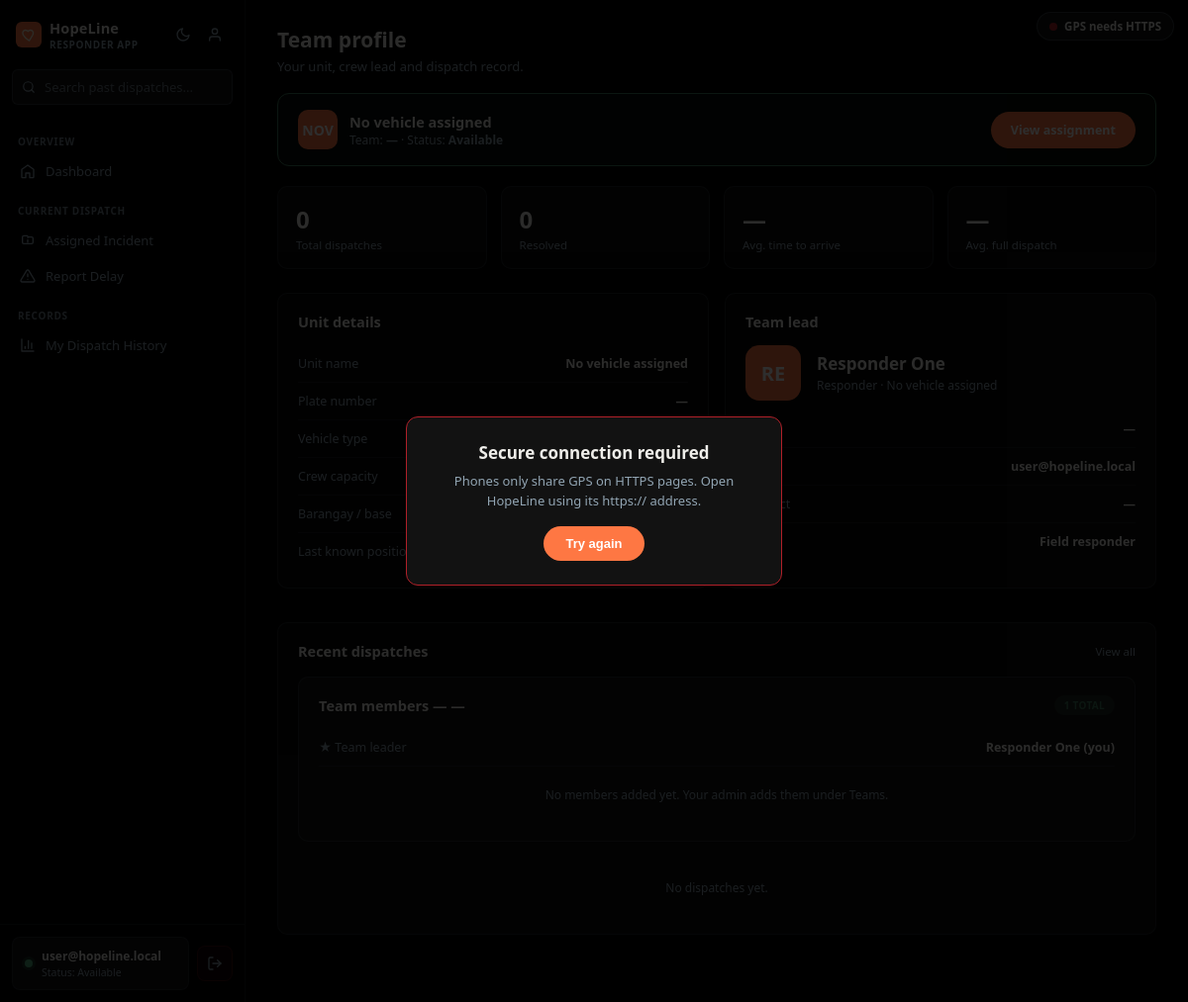
The app's page /app/responder/profile.php (signed in), older data.
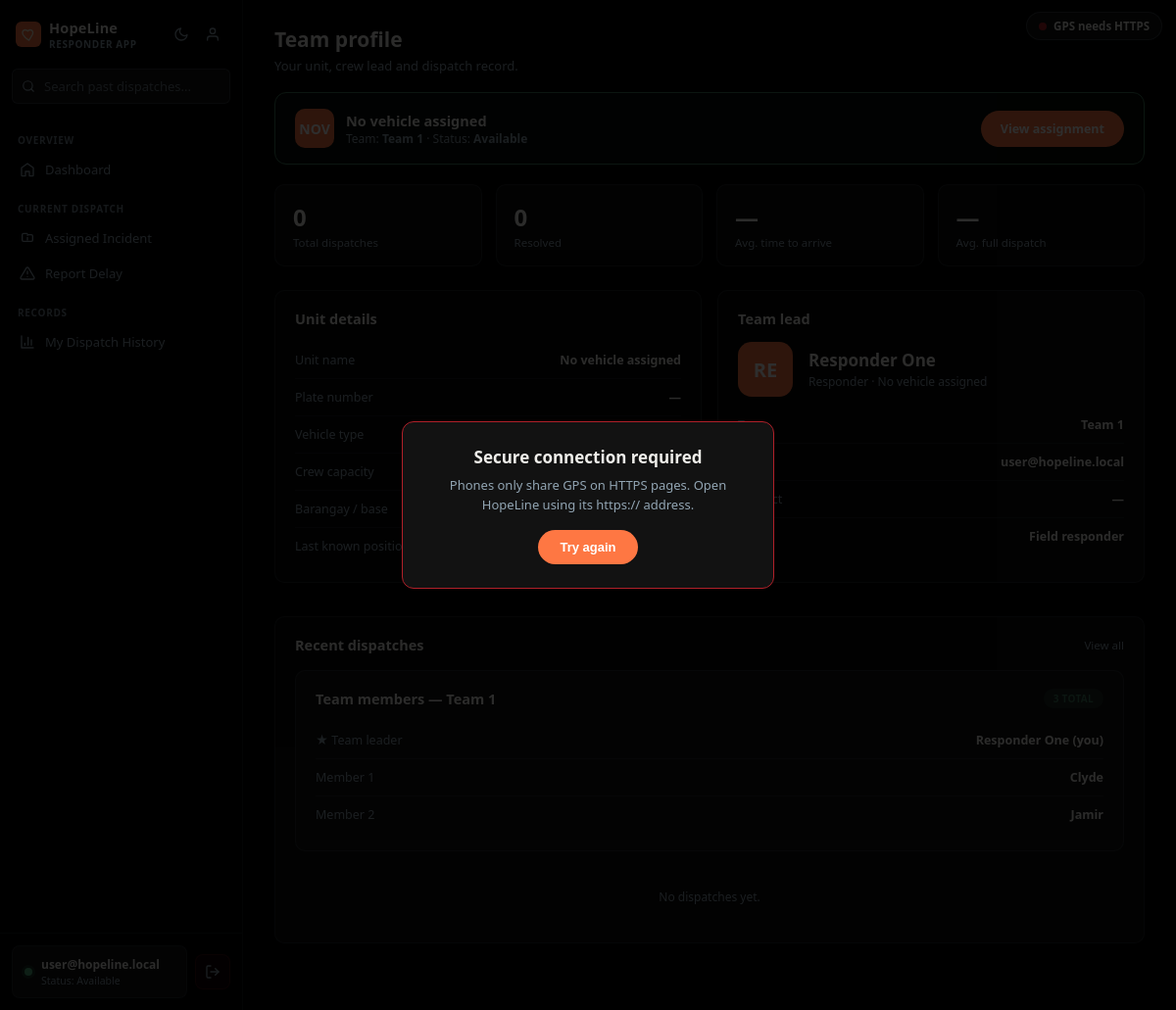
The same page, newer data.
### tables this page shows
CREATE TABLE IF NOT EXISTS teams (
  id          INT(11)      NOT NULL AUTO_INCREMENT,
  name        VARCHAR(100) NOT NULL,
  description VARCHAR(255) DEFAULT NULL,
  archived_at DATETIME     DEFAULT NULL,
  created_at  DATETIME     DEFAULT CURRENT_TIMESTAMP,
  leader_id   INT(11)      DEFAULT NULL,
  PRIMARY KEY (id),
  KEY idx_teams_leader (leader_id),
  CONSTRAINT fk_teams_leader FOREIGN KEY (leader_id)
    REFERENCES users (id) ON DELETE SET NULL ON UPDATE RESTRICT
);

### assets/layouts/responder/responder_sidebar.php (called while the page is built, shortened)
<?php
require_once __DIR__ . '/../sidebar_shell.php';
$unitStatus     = $unitStatus ?? 'Available';
?>

### app/responder/profile.php (the view, shortened to what the changed rows need)
<?php
require_once __DIR__ . '/../../config/config.php';
function hle($s) { return htmlspecialchars((string)$s, ENT_QUOTES, 'UTF-8'); }
function pick($row, array $keys, $default = '—') {
    foreach ($keys as $k) {
        if (isset($row[$k]) && trim((string)$row[$k]) !== '') return $row[$k];
    }
    return $default;
}
$me = $pdo->prepare("SELECT team_id FROM users WHERE id = ?");
$me->execute([$_SESSION['user_id']]);
$myTeamId = (int)$me->fetchColumn();
$unitStmt = $pdo->prepare("
    SELECT u.* FROM ptv_units u
    JOIN dispatch d ON d.unit_id = u.id AND d.team_id = ? AND d.status IN ('assigned','en_route','on_site','returning')
    ORDER BY d.dispatched_at DESC, d.id DESC LIMIT 1");
$unitStmt->execute([$myTeamId]);
$unit = $unitStmt->fetch(PDO::FETCH_ASSOC);
if (!$unit) $unit = ['id' => 0, 'unit_name' => 'No vehicle assigned', 'status' => 'Available'];
$userStmt = $pdo->prepare("SELECT * FROM users WHERE id = ? LIMIT 1");
$userStmt->execute([$_SESSION['user_id']]);
$member = $userStmt->fetch(PDO::FETCH_ASSOC);
$unitStatus = $unit['status'] ?? 'Available';
$stats = ['total' => 0, 'resolved' => 0, 'avg_response' => null, 'avg_duration' => null];
$recent = [];
$tm = $pdo->prepare("
    SELECT t.id, t.name, t.description
    FROM teams t JOIN users u ON u.team_id = t.id
    WHERE u.id = ? AND t.archived_at IS NULL
");
$tm->execute([$_SESSION['user_id']]);
$team = $tm->fetch(PDO::FETCH_ASSOC);
$teamName = $team['name'] ?? '—';
$teamMembers = [];
if ($team) {
    $mm = $pdo->prepare("SELECT name FROM team_members WHERE team_id = ? ORDER BY name");
    $mm->execute([$team['id']]);
    $teamMembers = $mm->fetchAll(PDO::FETCH_COLUMN);
}
if ($myTeamId) {
    $sStmt = $pdo->prepare("
        SELECT COUNT(DISTINCT clip_report_id) AS total,
               COUNT(DISTINCT CASE WHEN status = 'resolved' THEN clip_report_id END) AS resolved,
               AVG(CASE WHEN arrived_at IS NOT NULL THEN TIMESTAMPDIFF(MINUTE, dispatched_at, arrived_at) END) AS avg_response,
               AVG(CASE WHEN returned_at IS NOT NULL THEN TIMESTAMPDIFF(MINUTE, dispatched_at, returned_at) END) AS avg_duration
        FROM dispatch WHERE team_id = ?
    ");
    $sStmt->execute([$myTeamId]);
    $stats = $sStmt->fetch(PDO::FETCH_ASSOC) ?: $stats;
    $rStmt = $pdo->prepare("
        SELECT d.id, d.status, d.dispatched_at, d.arrived_at, c.clip_ref, c.incident_type, c.barangay, c.severity
        FROM dispatch d
        JOIN clip_reports c ON c.id = d.clip_report_id
        WHERE d.team_id = ?
          AND d.id = (SELECT MAX(d2.id) FROM dispatch d2 WHERE d2.clip_report_id = d.clip_report_id AND d2.team_id = d.team_id)
        ORDER BY d.dispatched_at DESC, d.id DESC
        LIMIT 5
    ");
    $rStmt->execute([$myTeamId]);
    $recent = $rStmt->fetchAll(PDO::FETCH_ASSOC);
}
$unitName   = pick($unit, ['unit_name', 'name', 'unit_code', 'callsign'], 'PTV Unit #' . ($unit['id'] ?? ''));
$plate      = pick($unit, ['plate_number', 'plate_no', 'plate']);
$vehicle    = pick($unit, ['vehicle_type', 'vehicle', 'type', 'model']);
$capacity   = pick($unit, ['capacity', 'crew_size', 'seats']);
$station    = pick($unit, ['station', 'base', 'assigned_barangay', 'barangay'], 'LDRRMO Manolo Fortich');
$leadName   = pick($member, ['full_name', 'name', 'fullname'], '');
$leadEmail  = pick($member, ['email'], $_SESSION['email'] ?? '—');
$leadPhone  = pick($member, ['phone', 'contact', 'contact_number', 'mobile']);
$initials   = strtoupper(substr(preg_replace('/[^A-Za-z]/', '', $leadName), 0, 2)) ?: 'TL';
$statusClass = strtolower(str_replace(' ', '-', $unitStatus));
$hasPos = $unit && !empty($unit['current_lat']) && !empty($unit['current_lng']);
function mins($v) {
    if ($v === null || $v === '') return '—';
    $m = (int)round((float)$v);
    return $m < 60 ? $m . ' min' : floor($m / 60) . ' h ' . ($m % 60) . ' min';
}
?>
<!DOCTYPE html>
<html lang="en">
<head>
<link rel="stylesheet" href="<?php echo BASE_URL; ?>/assets/css/app.css">
</head>
<body>
<?php require_once __DIR__ . '/../../assets/layouts/responder/responder_sidebar.php'; ?>
<main class="main main-1100">
    <div class="page-head">
        <h1>Team profile</h1>
    </div>
<?php if (!$unit): ?>
    <div class="card">
        <div class="empty-state">
            <h2>No PTV unit linked to your account</h2>
            <p>Contact your LDRRMO admin to have a unit assigned to your profile.</p>
        </div>
    </div>
<?php else: ?>
    <div class="status-banner <?php echo hle($statusClass); ?>">
        <div class="left">
            <div class="tp-avatar" style="width:40px;height:40px;font-size:14px;border-radius:10px;"><?php echo hle(strtoupper(substr(preg_replace('/[^A-Za-z0-9]/', '', $unitName), 0, 3))); ?></div>
            <div>
                <div class="title"><?php echo hle($unitName); ?></div>
               <div class="sub">Team: <strong><?php echo hle($teamName); ?></strong> · Status: <strong><?php echo hle($unitStatus); ?></strong></div>
            </div>
        </div>
        <a class="btn-inline" href="<?php echo BASE_URL; ?>/app/responder/assignment.php">View assignment</a>
    </div>
    <div class="stats-grid">
        <div class="stat-card">
            <div class="stat-value"><?php echo (int)$stats['total']; ?></div>
            <div class="stat-label">Total dispatches</div>
        </div>
        <div class="stat-card">
            <div class="stat-value"><?php echo (int)$stats['resolved']; ?></div>
            <div class="stat-label">Resolved</div>
        </div>
        <div class="stat-card">
            <div class="stat-value"><?php echo hle(mins($stats['avg_response'])); ?></div>
            <div class="stat-label">Avg. time to arrive</div>
        </div>
        <div class="stat-card">
            <div class="stat-value"><?php echo hle(mins($stats['avg_duration'])); ?></div>
            <div class="stat-label">Avg. full dispatch</div>
        </div>
    </div>
    <div class="tp-grid">
        <div class="card">
            <div class="card-header"><h2>Unit details</h2></div>
            <div class="tp-row"><span class="k">Unit name</span><span class="v"><?php echo hle($unitName); ?></span></div>
            <div class="tp-row"><span class="k">Plate number</span><span class="v"><?php echo hle($plate); ?></span></div>
            <div class="tp-row"><span class="k">Vehicle type</span><span class="v"><?php echo hle($vehicle); ?></span></div>
            <div class="tp-row"><span class="k">Crew capacity</span><span class="v"><?php echo hle($capacity); ?></span></div>
           <div class="tp-row"><span class="k">Barangay / base</span><span class="v"><?php echo hle($station); ?></span></div>
            <div class="tp-row"><span class="k">Last known position</span>
                <span class="v"><?php echo $hasPos ? hle(round((float)$unit['current_lat'], 5) . ', ' . round((float)$unit['current_lng'], 5)) : '—'; ?></span>
            </div>
        </div>
        <div class="card">
            <div class="card-header"><h2>Team lead</h2></div>
            <div class="tp-hero" style="margin-bottom:10px;">
                <div class="tp-avatar"><?php echo hle($initials); ?></div>
                <div>
                    <h2><?php echo hle($leadName); ?></h2>
                    <p>Responder · <?php echo hle($unitName); ?></p>
                </div>
            </div>
            <div class="tp-row"><span class="k">Team</span><span class="v"><?php echo hle($teamName); ?></span></div>
            <div class="tp-row"><span class="k">Email</span><span class="v"><?php echo hle($leadEmail); ?></span></div>
            <div class="tp-row"><span class="k">Contact</span><span class="v"><?php echo hle($leadPhone); ?></span></div>
            <div class="tp-row"><span class="k">Role</span><span class="v">Field responder</span></div>
        </div>
    </div>
    <div class="card" style="margin-top:16px;">
        <div class="card-header">
            <h2>Recent dispatches</h2>
            <a href="<?php echo BASE_URL; ?>/app/responder/my-history.php">View all</a>
        </div><div class="card" style="margin-top:16px;">
    <div class="card-header">
        <h2>Team members — <?php echo hle($teamName); ?></h2>
        <span class="status-badge status-active"><?php echo count($teamMembers) + 1; ?> total</span>
    </div>
    <div class="tp-row">
        <span class="k">★ Team leader</span>
        <span class="v"><?php echo hle($leadName); ?> (you)</span>
    </div>
    <?php if ($teamMembers): foreach ($teamMembers as $i => $m): ?>
        <div class="tp-row">
            <span class="k">Member <?php echo $i + 1; ?></span>
            <span class="v"><?php echo hle($m); ?></span>
        </div>
    <?php endforeach; else: ?>
        <div class="empty-mini">No members added yet. Your admin adds them under Teams.</div>
    <?php endif; ?>
</div>
        <?php if (!$recent): ?>
            <div class="empty-mini">No dispatches yet.</div>
        <?php endif; ?>
    </div>
<?php endif; ?>
</main>
</body>
</html>

Row changes from the older to the newer data that the page shows:
added teams: name "Team 1"
Text that changed along with them:
hle($teamName): "—" → (not shown)
new list line: "Member 1 Clyde"
new list line: "Member 2 Jamir"
text no longer shown: "No members added yet. Your admin adds them under Teams."
